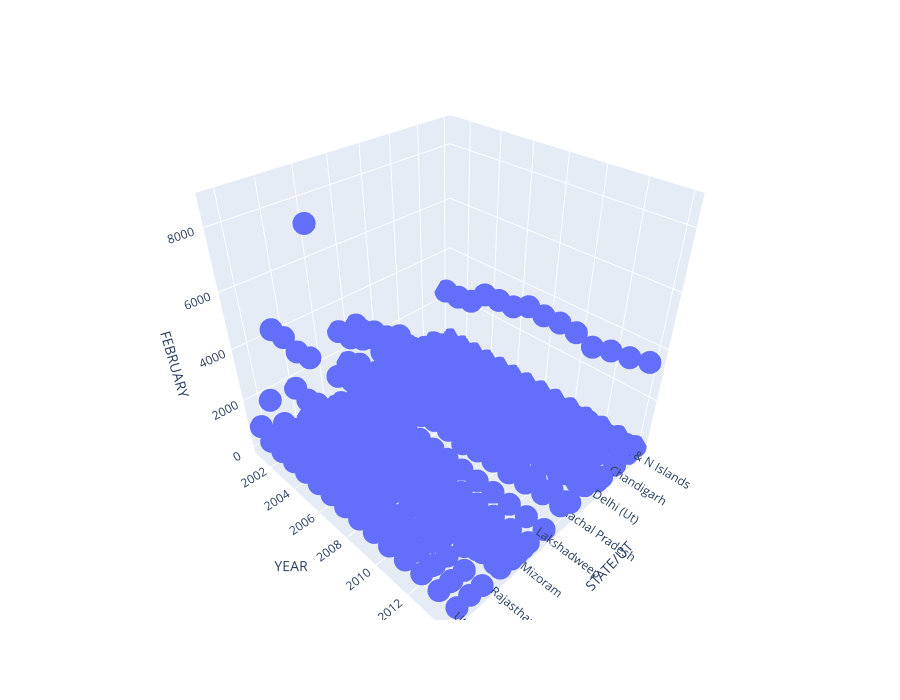

Notebook code cell kept with this figure:
### Code cell
px.scatter_3d(month_wise, x="STATE/UT", y="YEAR",
               z="FEBRUARY", height=700)

### Figure 1 — Plotly figure (JSON) as saved in the notebook; plotly's stock layout.template omitted (floating-point values rounded to 4 significant figures; data arrays with more than 128 entries replaced by an {"elided": "..."} marker saying what was removed)
{"data": [{"hovertemplate": "STATE/UT=%{x}<br>YEAR=%{y}<br>FEBRUARY=%{z}<extra></extra>", "legendgroup": "", "marker": {"color": "#636efa", "symbol": "circle"}, "mode": "markers", "name": "", "scene": "scene", "showlegend": false, "type": "scatter3d", "x": {"elided": "490 str values"}, "y": {"elided": "490 int values"}, "z": {"elided": "490 int values"}}], "layout": {"height": 700, "legend": {"tracegroupgap": 0}, "margin": {"t": 60}, "scene": {"domain": {"x": [0, 1], "y": [0, 1]}, "xaxis": {"title": {"text": "STATE/UT"}}, "yaxis": {"title": {"text": "YEAR"}}, "zaxis": {"title": {"text": "FEBRUARY"}}}}}
